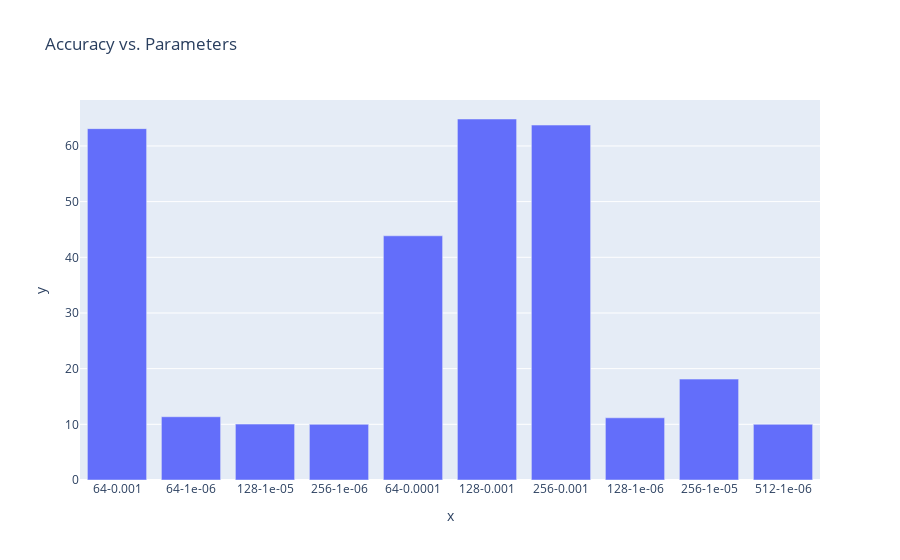

The notebook cell saved with this chart:
### Code cell
# bar plot of the random search
px.bar(x=x_values, y=np.absolute(obj_list), title="Accuracy vs. Parameters")

### Figure 1 — Plotly figure (JSON) as saved in the notebook; plotly's stock layout.template omitted (floating-point values rounded to 4 significant figures)
{"data": [{"alignmentgroup": "True", "hovertemplate": "x=%{x}<br>y=%{y}<extra></extra>", "legendgroup": "", "marker": {"color": "#636efa", "pattern": {"shape": ""}}, "name": "", "offsetgroup": "", "orientation": "v", "showlegend": false, "textposition": "auto", "type": "bar", "x": ["64-0.001", "64-1e-06", "128-1e-05", "256-1e-06", "64-0.0001", "128-0.001", "256-0.001", "128-1e-06", "256-1e-05", "512-1e-06"], "xaxis": "x", "y": [63.11, 11.36, 10.04, 10, 43.86, 64.84, 63.75, 11.17, 18.12, 10], "yaxis": "y"}], "layout": {"barmode": "relative", "legend": {"tracegroupgap": 0}, "title": {"text": "Accuracy vs. Parameters"}, "xaxis": {"anchor": "y", "domain": [0, 1], "title": {"text": "x"}}, "yaxis": {"anchor": "x", "domain": [0, 1], "title": {"text": "y"}}}}
